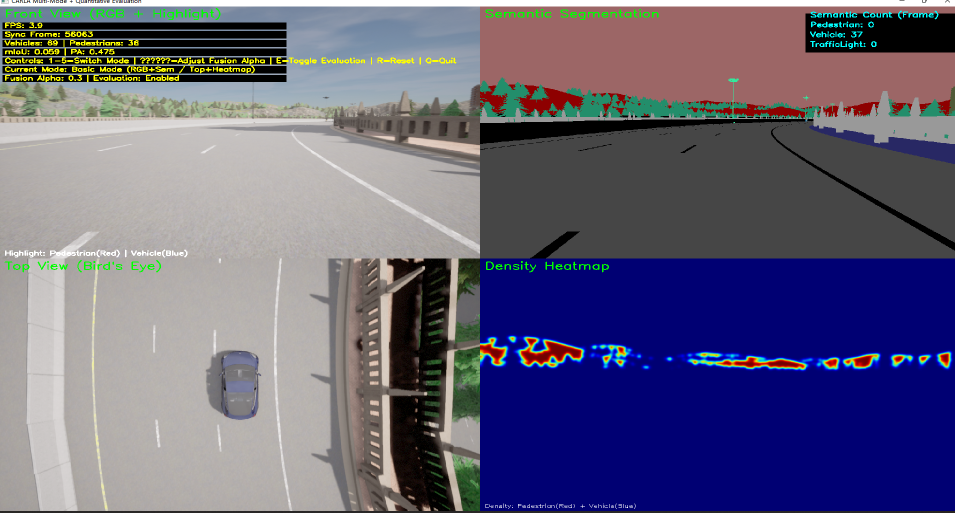
#> input picture 1.png, 1909 x 1026 px (shown at 1/2 size)
$ python -i camera.py   (imports and definitions only)
#> lines starting #> are read from the running program, lines starting #| are printed output that depends on the picture; after the words box and inside, x2 and y2 are one past the last pixel; in counts of white or black regions, pixels touching at a corner belong together
#> further down, picture is the input picture: shape (1026, 1909, 3); mean B, G, R 122.5, 98.6, 102.1
import cv2
import numpy as np
from PIL import Image, ImageDraw
import random

# -------------------------- 1. 模拟无人车行驶场景（生成实时帧） --------------------------
# [45 lines left out: function generate_driving_frame, not called in this run]

# -------------------------- 2. 障碍物识别核心逻辑（与Carla版本一致） --------------------------
def detect_obstacles(frame):
    # 预处理：灰度化+高斯模糊
    gray = cv2.cvtColor(frame, cv2.COLOR_BGR2GRAY)
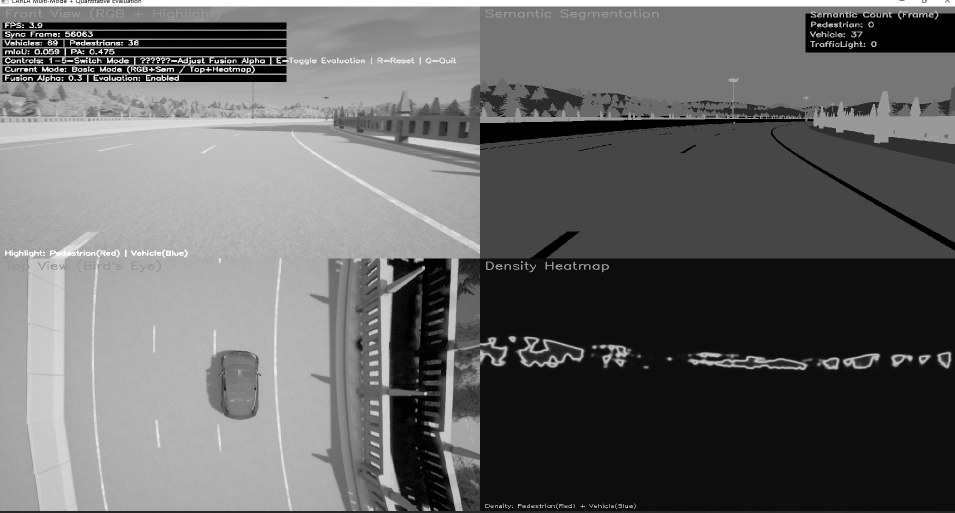
#> gray: shape (1026, 1909) (shown at 1/2 size); min 0, max 255, mean 102.4
    blur = cv2.GaussianBlur(gray, (5, 5), 0)

    # Canny边缘检测
    edges = cv2.Canny(blur, 50, 150)
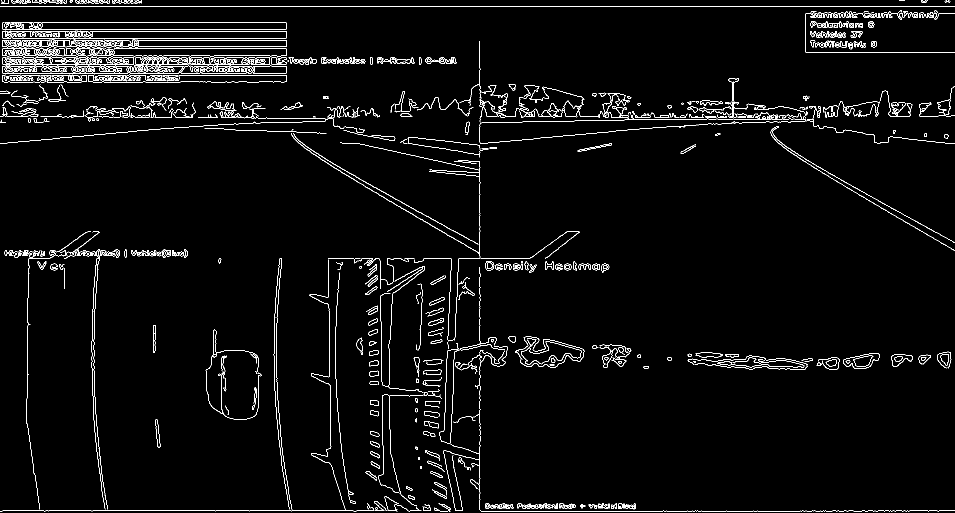
#> edges: shape (1026, 1909) (shown at 1/2 size); 3.2% white in thin lines or dots

    # 形态学处理（连接断裂边缘）
    kernel = np.ones((7, 7), np.uint8)
    dilated = cv2.dilate(edges, kernel, iterations=1)
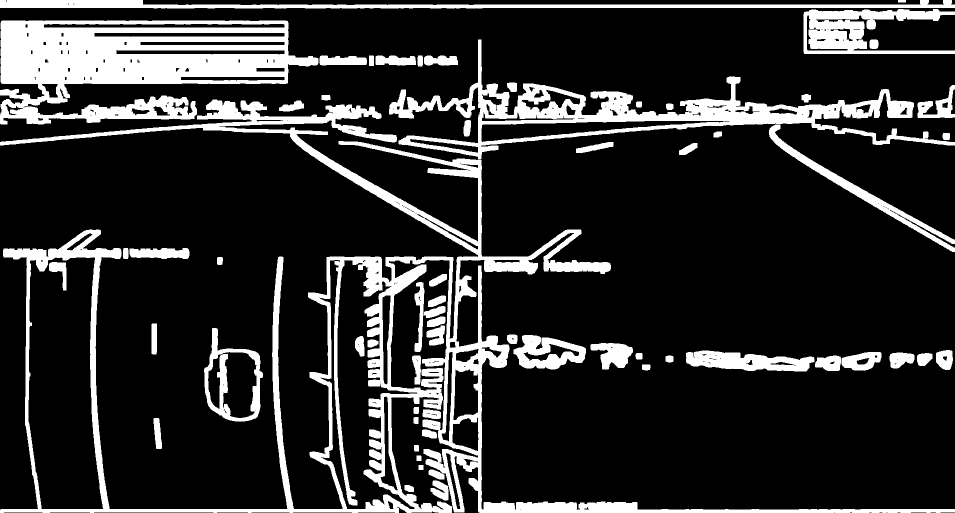
#> dilated: shape (1026, 1909) (shown at 1/2 size); 17.6% white; 62 white regions, largest, box (x1, y1, x2, y2) and area: (0, 199, 1909, 1026) 132158, (0, 41, 637, 249) 74725, (778, 79, 1909, 318) 47088
    eroded = cv2.erode(dilated, kernel, iterations=1)
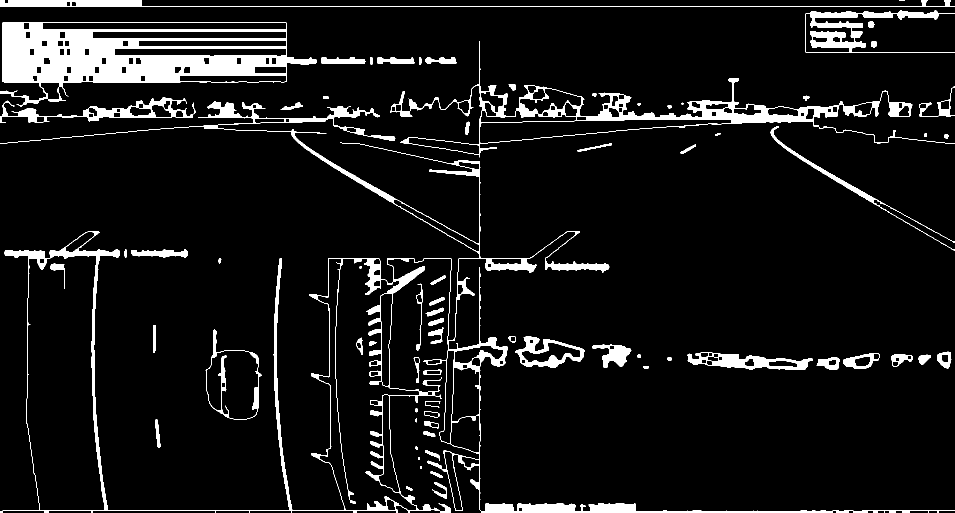
#> eroded: shape (1026, 1909) (shown at 1/2 size); 7.6% white; 73 white regions (4 under 20 px)

    # 轮廓检测
    contours, _ = cv2.findContours(eroded, cv2.RETR_EXTERNAL, cv2.CHAIN_APPROX_SIMPLE)
#> contours = 72 contours, 9 with area under 20; largest, box (x1, y1, x2, y2) and area: (0, 202, 1909, 1026) 128578, (0, 44, 634, 213) 69058, (781, 82, 1909, 315) 42240, (411, 659, 523, 840) 12876, (1610, 21, 1909, 105) 8762

    has_obstacle = False
    danger_distance = False
    obstacle_area = 0

    # 感兴趣区域（前方路面）
    frame_height, frame_width = frame.shape[:2]
#> frame_height = 1026; frame_width = 1909
    roi_top = int(frame_height * 0.3)
#> roi_top = 307
    cv2.line(frame, (0, roi_top), (frame_width, roi_top), (255, 0, 0), 2)
    cv2.putText(frame, "Forward Area", (30, roi_top - 10), cv2.FONT_HERSHEY_SIMPLEX, 0.8, (255, 0, 0), 2)
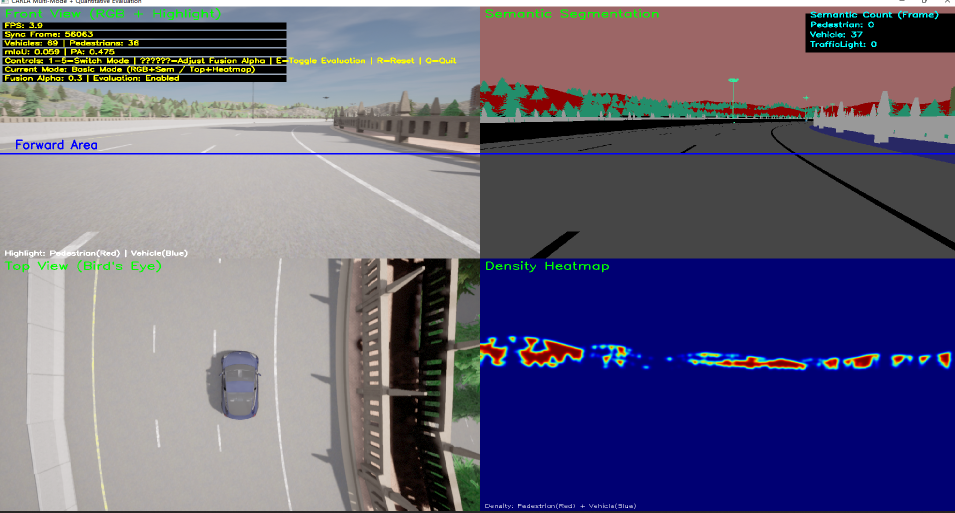
#> frame: shape (1026, 1909, 3) (shown at 1/2 size); mean B, G, R 123, 98.2, 101.6

    for cnt in contours:
        area = cv2.contourArea(cnt)
        if area < 2000:  # 过滤小噪点
            continue

        # 轮廓中心（只关注道路中间区域）
        M = cv2.moments(cnt)
        if M["m00"] == 0:
            continue
        cx = int(M["m10"] / M["m00"])
        cy = int(M["m01"] / M["m00"])

        # 限制在道路中间60%区域
        if cx > frame_width * 0.2 and cx < frame_width * 0.8 and cy > roi_top:
            has_obstacle = True
            obstacle_area = area

            # 绘制标注
            cv2.drawContours(frame, [cnt], -1, (0, 0, 255), 3)
            cv2.circle(frame, (cx, cy), 5, (255, 0, 0), -1)

            # 危险距离判断（面积越大越近）
            if area > 15000:
                danger_distance = True
#> this loop made 72 passes
#> (area, cx, cy, obstacle_area, danger_distance) on pass 54: (128578.5, 454, 735, 128578.5, True)
#> (area, cx, cy, obstacle_area) on passes 24, 29, 31: (4925.5, 1494, 723, 4925.5), (5070, 1096, 706, 5070), (12876.5, 466, 766, 12876.5)
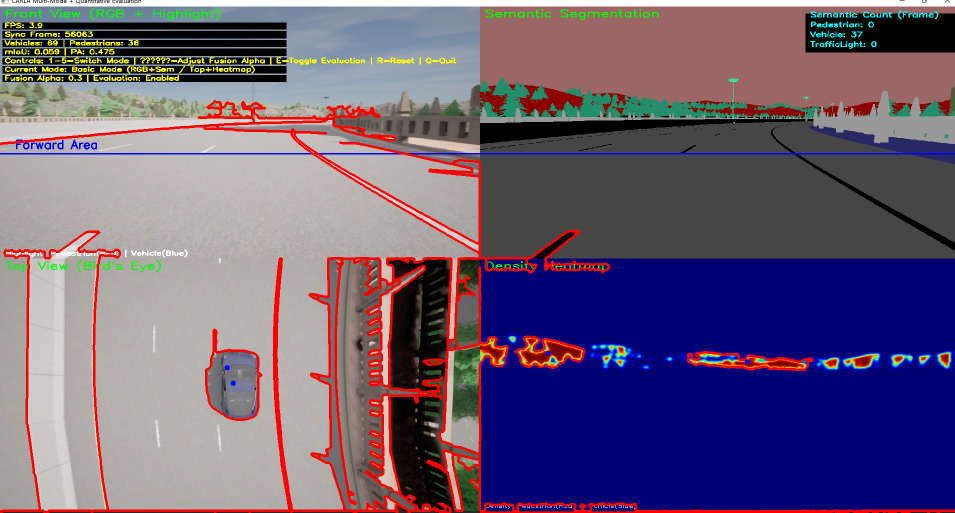
#> frame: shape (1026, 1909, 3) (shown at 1/2 size); 4.21% of pixels changed, all inside (x1, y1, x2, y2) = (0, 200, 1909, 1026)

    # 显示识别结果
    if has_obstacle:
        if danger_distance:
            cv2.putText(frame, "⚠️ DANGER: OBSTACLE AHEAD!", (30, 60),
                        cv2.FONT_HERSHEY_SIMPLEX, 1.5, (0, 0, 255), 4)
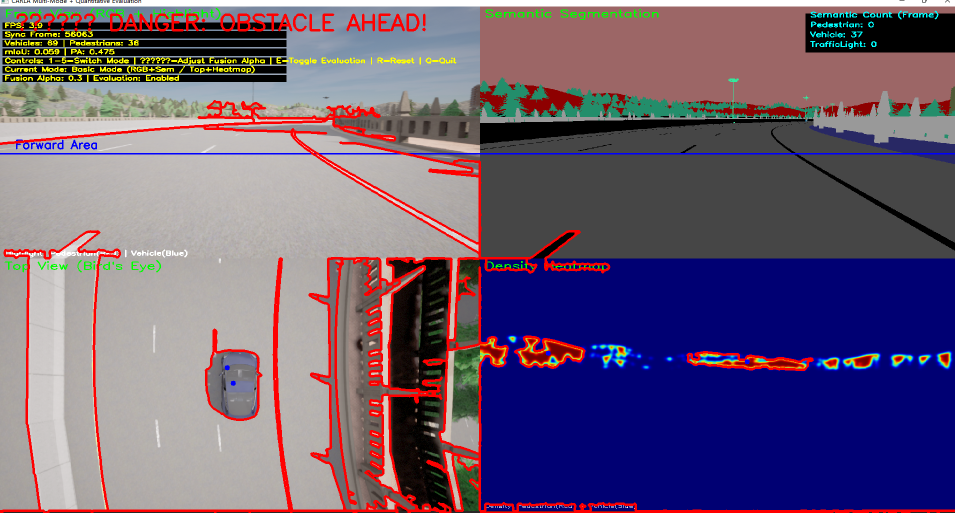
#> frame: shape (1026, 1909, 3) (shown at 1/2 size); 0.49% of pixels changed, all inside (x1, y1, x2, y2) = (33, 27, 852, 63)
        else:
            cv2.putText(frame, "⚠️ OBSTACLE DETECTED", (30, 60),
                        cv2.FONT_HERSHEY_SIMPLEX, 1.5, (255, 255, 0), 4)
    else:
        cv2.putText(frame, "✅ No Obstacle", (30, 60),
                    cv2.FONT_HERSHEY_SIMPLEX, 1.5, (0, 255, 0), 4)

    return has_obstacle, danger_distance, frame

# -------------------------- 3. 实时运行模拟（流畅无延迟） --------------------------
# [18 lines left out: function run_obstacle_simulation, not called in this run]

# [6 lines not run here, left out]

>>> import cv2
>>> picture = cv2.imread('1.png')
>>> result = detect_obstacles(picture)

$ run again, on 2.png
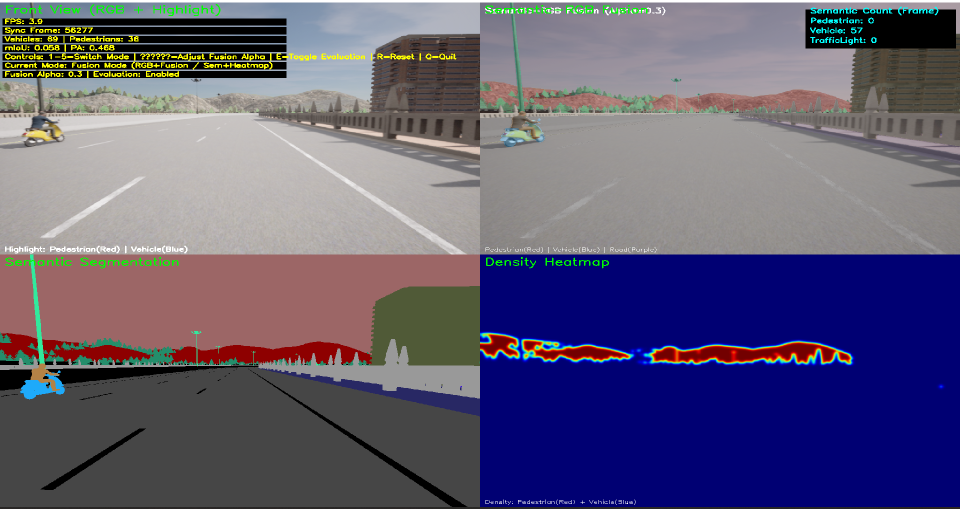
#> input picture 2.png, 1920 x 1018 px (shown at 1/2 size)
#> picture is the input picture: shape (1018, 1920, 3); mean B, G, R 116.8, 92.3, 97.7
#> in detect_obstacles, `edges = cv2.Canny(blur, 50, 150)`:
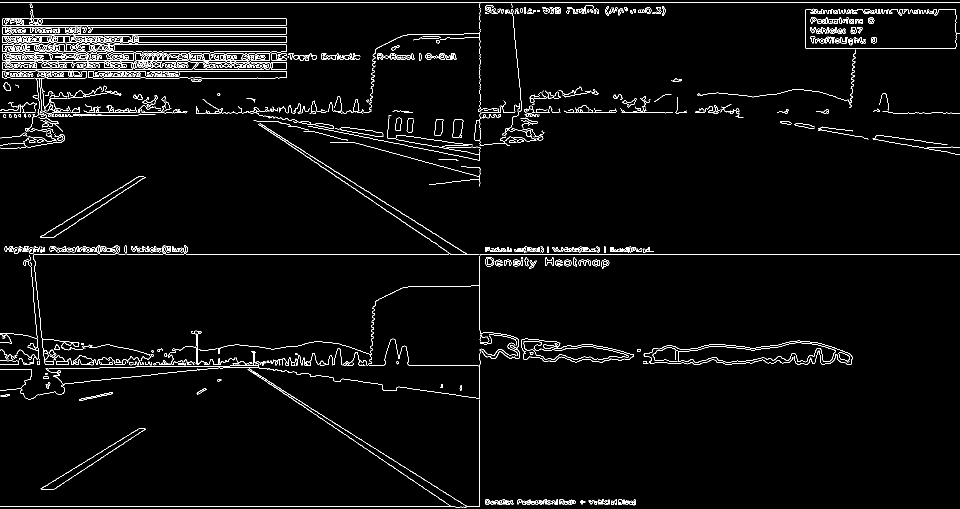
#> edges: shape (1018, 1920) (shown at 1/2 size); 3% white in thin lines or dots
#> dilated: shape (1018, 1920); 16.4% white; 36 white regions, largest, box (x1, y1, x2, y2) and area: (0, 1, 1920, 1018) 263386, (1392, 14, 1920, 219) 17780, (77, 349, 294, 479) 4527
#> eroded: shape (1018, 1920); 7.1% white; 49 white regions (2 under 20 px)
#> contours = 36 contours, 5 with area under 20; largest, box (x1, y1, x2, y2) and area: (0, 4, 1920, 1018) 473970, (1395, 17, 1920, 216) 23836, (1286, 681, 1705, 730) 13434, (80, 352, 291, 476) 2694, (81, 856, 292, 980) 2624
#> the loop in detect_obstacles, `for cnt in contours:` made 36 passes
#> (area, cx, cy, has_obstacle, obstacle_area, danger_distance) on pass 36: (473970.5, 599, 487, True, 473970.5, True)
#> in detect_obstacles, `cv2.putText(frame, "⚠️ DANGER: OBSTACLE AHEAD!", (30, 60), cv2.FONT_HE..`:
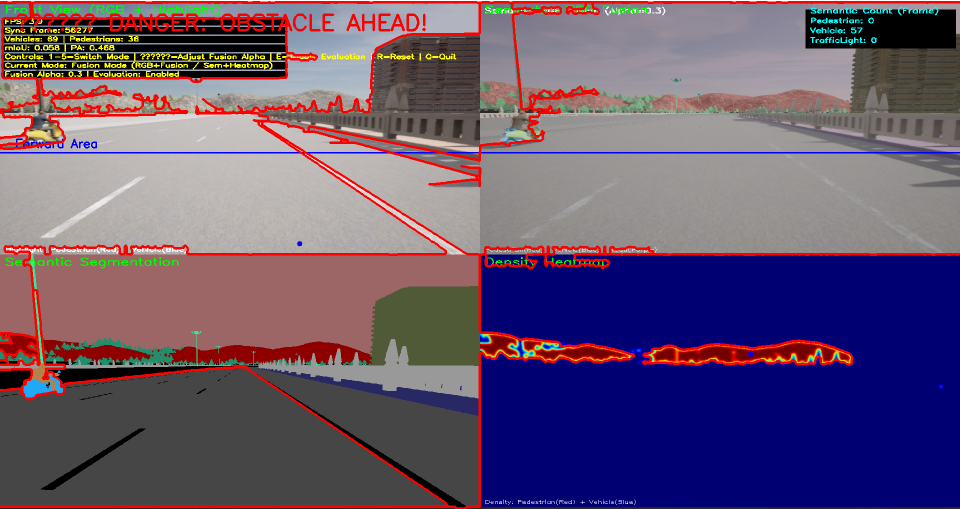
#> frame: shape (1018, 1920, 3) (shown at 1/2 size); mean B, G, R 110.6, 85.6, 103.9

$ run again, on 3.png
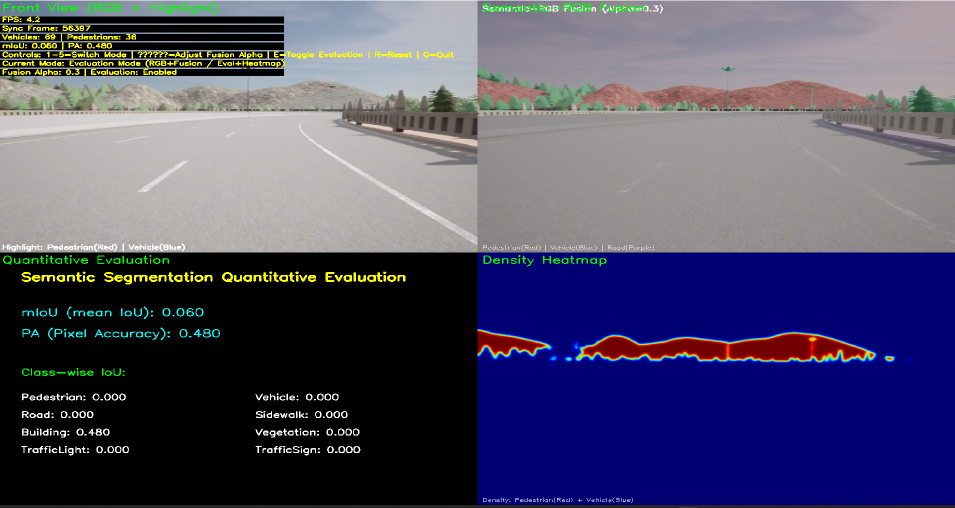
#> input picture 3.png, 1909 x 1016 px (shown at 1/2 size)
#> picture is the input picture: shape (1016, 1909, 3); mean B, G, R 102.7, 78.8, 80.1
#> in detect_obstacles, `edges = cv2.Canny(blur, 50, 150)`:
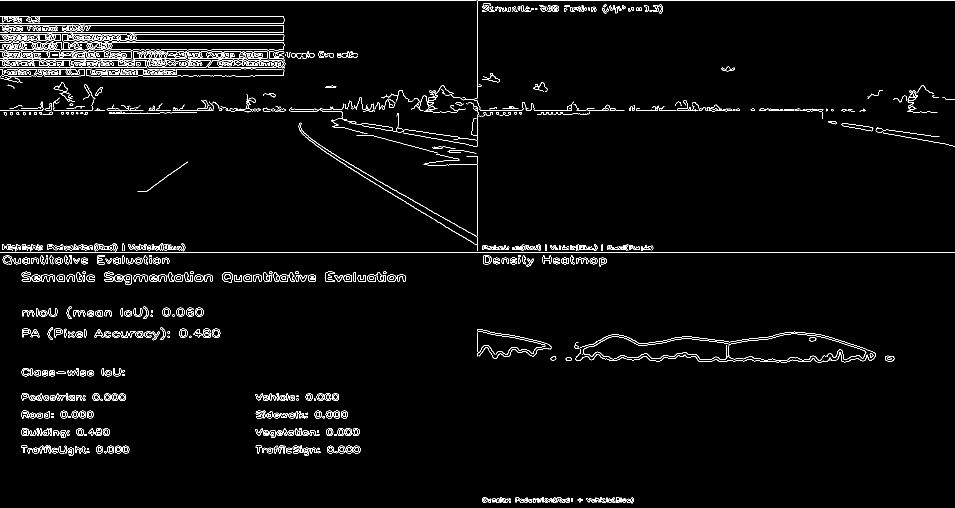
#> edges: shape (1016, 1909) (shown at 1/2 size); 2.8% white in thin lines or dots
#> dilated: shape (1016, 1909); 13.9% white; 61 white regions, largest, box (x1, y1, x2, y2) and area: (0, 0, 1909, 537) 95472, (0, 29, 632, 169) 62007, (1146, 660, 1755, 728) 17192
#> eroded: shape (1016, 1909); 7.4% white; 64 white regions
#> contours = 64 contours, 3 with area under 20; largest, box (x1, y1, x2, y2) and area: (0, 32, 629, 166) 68361, (0, 0, 1909, 534) 56591, (1149, 663, 1752, 725) 24684, (954, 658, 1103, 718) 4840, (208, 543, 425, 570) 2992
#> the loop in detect_obstacles, `for cnt in contours:` made 64 passes
#> (area, cx, cy, obstacle_area, danger_distance) on passes 27, 64: (24683.5, 1459, 698, 24683.5, True), (56591, 710, 324, 56591, True)
#> in detect_obstacles, `cv2.putText(frame, "⚠️ DANGER: OBSTACLE AHEAD!", (30, 60), cv2.FONT_HE..`:
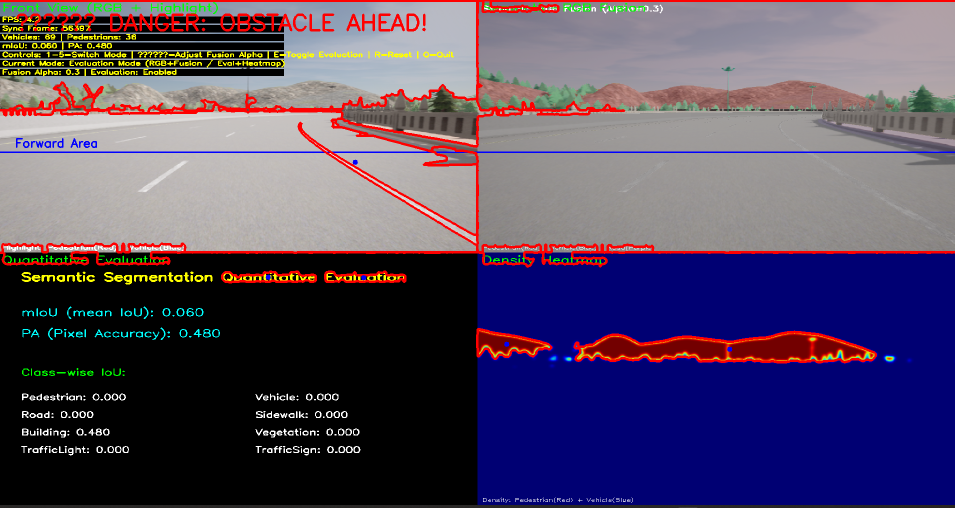
#> frame: shape (1016, 1909, 3) (shown at 1/2 size); mean B, G, R 98.1, 73.3, 84.7
